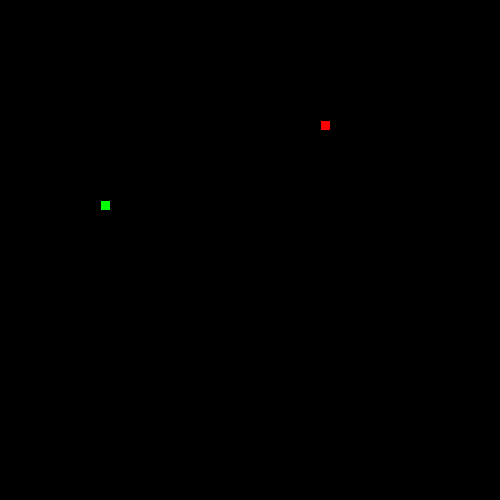
Frame 1 (no input)
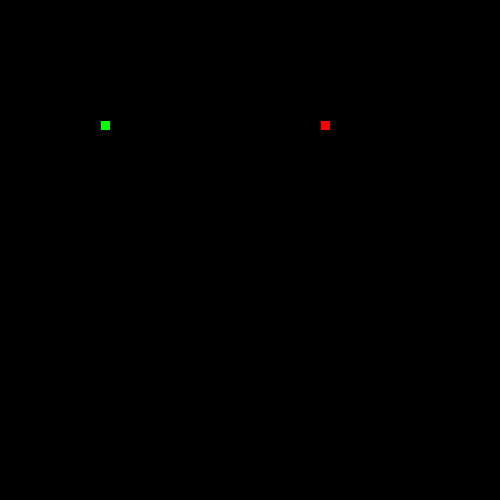
Frame 60 (the mouse pressed at the canvas centre just before this capture)
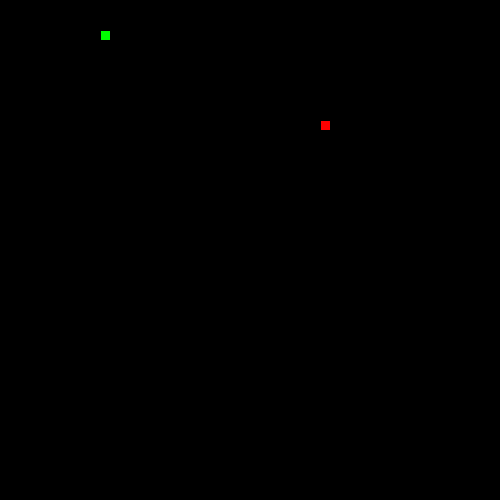
Frame 120 (the mouse held since frame 60 and released just before this capture)

The Processing sketch that drew these frames (run headless with seeded random() and noise(); from frame 60 on, the mouse is pressed at the canvas centre):

// Processing sketch: Snake030419
// ── Snake030419.pde
// 1. Follow the recipe instructions inside the Segment class.

// The Segment class will be used to represent each part of the moving snake.

class Segment {

  //2. Create x and y member variables to hold the location of each segment.
private int x;
private int y;
  // 3. Add a constructor with parameters to initialize each variable.
Segment(int x,int y){
  this.x = x;
  this.y= y;
  
}
int getX(){
  return x;
}
int getY(){
 return y; 
}
void setX(int x){
  this.x = x;
}
void setY(int y){
  this.y = y;
}

  // 4. Add getter and setter methods for both the x and y member variables.
}


// 5. Create (but do not initialize) a Segment variable to hold the head of the Snake
Segment head;


// 6. Create and initialize a String to hold the direction of your snake e.g. "up"
String up = "up";
String down = "down";
String left = "left";
String right = "right";
String dir = "up";


// 7. Create and initialize a variable to hold how many pieces of food the snake has eaten.
// give it a value of 1 to start.
int foodEaten = 0;


// 8. Create and initialize foodX and foodY variables to hold the location of the food.
int foodX = ((int)random(50)*10);
int foodY = ((int)random(50)*10);

// (Hint: use the random method to set both the x and y to random locations within the screen size (500 by 500).)

//int foodX = ((int)random(50)*10);



void setup() {

  // 9. Set the size of your sketch (500 by 500).

  size(500, 500);


  // 10. initialize your head to a new segment.
head = new Segment(100,200);

  // 11. Use the frameRate(int rate) method to set the rate to 20.
 frameRate(20);
}


void draw() {

  background(0);


  //12. Call the manageTail, drawFood, drawSnake, move, and collision methods.
  manageTail();
  drawFood();
  drawSnake();
  move();
  collision();
}


// 13. Complete the drawFood method below. (Hint: each piece of food should be a 10 by 10 rectangle).

void drawFood() {
  fill(255,0,0);
  rect(foodX,foodY, 10,10);
}


//14. Draw the snake head (use a 10 by 10 rectangle)

void drawSnake() {
fill(0,255,0);
rect(head.getX(), head.getY(), 10,10);

  //test your code
}


// 15. Complete the move method below.

void move() {

  // 16. Using a switch statement, make your snake head move by 10 pixels in the correct direction.
  //This is an incomplete switch statement:
  
  switch(dir) {
  case "up":
    head.setY(head.getY() - 10);
    break;
  case "down":
    head.setY(head.getY() + 10);
    break;
  case "left":
   head.setX(head.getX() - 10);
    break;
  case "right":
    head.setX(head.getX() + 10);
    break;
  }
  


  // 17. Call the checkBoundaries method to make sure the snake head doesn't go off the screen.
  checkBoundaries();
}


// 18. Complete the keyPressed method below. Use if statements to set your direction variable depending on what key is pressed.

void keyPressed() {
  if(keyCode == UP){
    if(!dir.equals("down")){
      dir = "up";
    }
    
  }
    if(keyCode == DOWN){
      if(!dir.equals("up")){
    dir = "down";
      }
  }
  if(keyCode == LEFT){
    if(!dir.equals("right")){
    dir = "left";
    }
  }
  if(keyCode == RIGHT){
    if(!dir.equals("left")){
    dir = "right";
    }
  }
  
  
    
}



// 19. check if your head is out of bounds (teleport your snake head to the other side).

void checkBoundaries() {
  if(head.getX()< 0){
    head.setX(500);
  }
  else if(head.getX()>= width){
    head.setX(0);
  }
  if(head.getY()< 0){
    head.setY(500);
  }
  else if(head.getY()>= height){
    head.setY(0);
  }
}



//20. Make sure that the key for your current direction’s opposite doesn’t work(i.e. If you’re going up, down key shouldn’t work)
  
     


// 21. Complete the missing parts of the collision method below.

void collision() {
if(head.getX()== foodX && head.getY() == foodY){
  foodX = ((int)random(50)*10);
  foodY = ((int)random(50)*10);
  foodEaten = foodEaten + 1 ;
}
  // If the segment is colliding with a piece of food...
     // Increase the amount of food eaten and set foodX and foodY to new random locations.
     
}



/**
 
 ** Part 2: making the tail (the rest of the snake)
 
 **/

//  1. Create and initialize an ArrayList of Segments. (This will be your snake tail!)
ArrayList <Segment> tail = new ArrayList<Segment>();



// 2. Complete the missing parts of the manageTail method below and call it in the draw method.

void manageTail() {

  //Call the drawTail and checkTailCollision methods.
      drawTail();
  checkTailCollision();

  // Add a new Segment to your ArrayList that has the same X and Y as the head of your snake.
  Segment s = new Segment(head.getX(), head.getY());
  tail.add(s);
  // To keep your tail the right length:
  // while the tail size is greater than the number of food pieces eaten, remove the first Segment in your tail.
while ( tail.size() > foodEaten){
  tail.remove(0);
}
}

void drawTail() {
    // Draw a 10 by 10 rectangle for each Segment in your snake ArrayList.
    for ( int i = 0; i < tail.size(); i++){
      Segment j = tail.get(i);
      rect(j.getX(),j.getY(), 10,10);
    }
}


// 3. Complete the missing parts of the bodyCollision method below.

void checkTailCollision() {

  // If your head has the same location as one of your segments...
  for(int b = 0; b < tail.size(); b++){
    Segment c = tail.get(b);
if(head.getX()== c.getX() && head.getY() == c.getY() ){
  foodEaten = 0;
}
  }
  // reset your food variable

  //Call this method at the beginning of your manageTail method.
}
